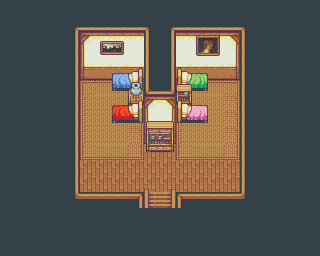

This is a level from a 2D game, rendered from its Tiled map with the project's own tilesets. A one-line summary and the complete map file follow:
An orthogonal 20x16 tile map with 16x16 px tiles, 4 tile layers (Tile_Layer_One, Tile_Layer_Two, Tile_Layer_Three, Tile_Layer_Four) and 20 objects (PLAYER_START, INN_FIRST_FLOOR).

<map version="1.0" orientation="orthogonal" renderorder="right-down" width="20" height="16" tilewidth="16" tileheight="16" nextobjectid="35">
 <tileset firstgid="1" name="inside" tilewidth="16" tileheight="16" tilecount="1680" columns="48">
  <image source="../objects/inside.png" trans="ffffff" width="768" height="560" />
  <terraintypes>
   <terrain name="carpoet1" tile="-1" />
   <terrain name="carpet2" tile="-1" />
   <terrain name="c3" tile="-1" />
  </terraintypes>
  <tile id="385" terrain="0,0,0,0" />
  <tile id="386" terrain=",0,0,0" />
  <tile id="387" terrain="0,,0,0" />
  <tile id="388" terrain=",,0,0" />
  <tile id="389" terrain="0,0,,0" />
  <tile id="390" terrain=",0,,0" />
  <tile id="392" terrain=",,,0" />
  <tile id="393" terrain="0,0,0," />
  <tile id="395" terrain="0,,0," />
  <tile id="396" terrain=",,0," />
  <tile id="397" terrain="0,0,," />
  <tile id="398" terrain=",0,," />
  <tile id="399" terrain="0,,," />
  <tile id="433" terrain="1,1,1,1" />
  <tile id="434" terrain=",1,1,1" />
  <tile id="435" terrain="1,,1,1" />
  <tile id="436" terrain=",,1,1" />
  <tile id="437" terrain="1,1,,1" />
  <tile id="438" terrain=",1,,1" />
  <tile id="440" terrain=",,,1" />
  <tile id="441" terrain="1,1,1," />
  <tile id="443" terrain="1,,1," />
  <tile id="444" terrain=",,1," />
  <tile id="445" terrain="1,1,," />
  <tile id="446" terrain=",1,," />
  <tile id="447" terrain="1,,," />
  <tile id="481" terrain="2,2,2,2" />
  <tile id="482" terrain=",2,2,2" />
  <tile id="483" terrain="2,,2,2" />
  <tile id="484" terrain=",,2,2" />
  <tile id="485" terrain="2,2,,2" />
  <tile id="486" terrain=",2,,2" />
  <tile id="488" terrain=",,,2" />
  <tile id="489" terrain="2,2,2," />
  <tile id="491" terrain="2,,2," />
  <tile id="492" terrain=",,2," />
  <tile id="493" terrain="2,2,," />
  <tile id="494" terrain=",2,," />
  <tile id="495" terrain="2,,," />
 </tileset>
 <layer name="Tile_Layer_One" width="20" height="16">
  <data encoding="csv">
1106,1106,1106,1106,1106,1106,1106,1106,1106,1106,1106,1106,1106,1106,1106,1106,1106,1106,1106,1106,
1106,1106,1106,1106,922,926,926,926,926,918,922,926,926,926,926,918,1106,1106,1106,1106,
1106,1106,1106,1106,924,271,272,272,272,919,924,272,272,272,274,919,1106,1106,1106,1106,
1106,1106,1106,1106,924,319,320,320,320,919,924,320,320,320,322,919,1106,1106,1106,1106,
1106,1106,1106,1106,924,415,416,416,416,919,924,416,416,416,418,919,1106,1106,1106,1106,
1106,1106,1106,1106,924,441,437,437,445,927,928,441,437,437,445,919,1106,1106,1106,1106,
1106,1106,1106,1106,924,439,434,434,444,271,274,439,434,434,444,919,1106,1106,1106,1106,
1106,1106,1106,1106,924,439,434,434,444,319,322,439,434,434,444,919,1106,1106,1106,1106,
1106,1106,1106,1106,924,439,434,434,444,415,418,439,434,434,444,919,1106,1106,1106,1106,
1106,1106,1106,1106,924,447,446,446,448,50,50,447,446,446,448,919,1106,1106,1106,1106,
1106,1106,1106,1106,924,50,50,50,50,50,50,50,50,50,50,919,1106,1106,1106,1106,
1106,1106,1106,1106,924,50,50,50,50,50,50,50,50,50,50,919,1106,1106,1106,1106,
1106,1106,1106,1106,916,1106,1106,1106,1106,50,50,1106,1106,1106,1106,915,1106,1106,1106,1106,
1106,1106,1106,1106,1106,1106,1106,1106,1106,1106,1106,1106,1106,1106,1106,1106,1106,1106,1106,1106,
1106,1106,1106,1106,1106,1106,1106,1106,1106,1106,1106,1106,1106,1106,1106,1106,1106,1106,1106,1106,
1106,1106,1106,1106,1106,1106,1106,1106,1106,1106,1106,1106,1106,1106,1106,1106,1106,1106,1106,1106
</data>
 </layer>
 <layer name="Tile_Layer_Two" width="20" height="16">
  <data encoding="csv">
0,0,0,0,0,0,0,0,0,0,0,0,0,0,0,0,0,0,0,0,
0,0,0,0,0,0,0,0,0,0,0,0,0,0,0,0,0,0,0,0,
0,0,0,0,0,0,1196,1197,0,0,0,0,1052,1053,0,0,0,0,0,0,
0,0,0,0,0,0,1244,1245,0,0,0,0,1100,1101,0,0,0,0,0,0,
0,0,0,0,0,0,0,0,0,0,0,0,0,0,0,0,0,0,0,0,
0,0,0,0,0,0,0,0,0,0,0,0,0,0,0,0,0,0,0,0,
0,0,0,0,0,0,0,0,1180,0,0,1181,0,0,0,0,0,0,0,0,
0,0,0,0,0,0,0,0,0,1234,1235,0,0,0,0,0,0,0,0,0,
0,0,0,0,0,0,0,0,0,1282,1283,0,0,0,0,0,0,0,0,0,
0,0,0,0,0,0,0,0,0,1330,1331,0,0,0,0,0,0,0,0,0,
0,0,0,0,0,0,0,0,0,0,0,0,0,0,0,0,0,0,0,0,
0,0,0,0,0,0,0,0,0,1311,1313,0,0,0,0,0,0,0,0,0,
0,0,0,0,0,917,917,917,925,1359,1361,921,917,917,917,0,0,0,0,0,
0,0,0,0,0,0,0,0,0,0,0,0,0,0,0,0,0,0,0,0,
0,0,0,0,0,0,0,0,0,0,0,0,0,0,0,0,0,0,0,0,
0,0,0,0,0,0,0,0,0,0,0,0,0,0,0,0,0,0,0,0
</data>
 </layer>
 <layer name="Tile_Layer_Three" width="20" height="16">
  <data encoding="csv">
0,0,0,0,0,0,0,0,0,0,0,0,0,0,0,0,0,0,0,0,
0,0,0,0,0,0,0,0,0,0,0,0,0,0,0,0,0,0,0,0,
0,0,0,0,0,0,0,0,0,0,0,0,0,0,0,0,0,0,0,0,
0,0,0,0,0,0,0,0,0,0,0,0,0,0,0,0,0,0,0,0,
0,0,0,0,0,0,0,1342,1343,0,0,1438,1439,0,0,0,0,0,0,0,
0,0,0,0,0,0,0,1390,1391,0,0,1486,1487,0,0,0,0,0,0,0,
0,0,0,0,0,0,0,1340,1341,0,0,1434,1435,0,0,0,0,0,0,0,
0,0,0,0,0,0,0,1388,1389,0,0,1482,1483,0,0,0,0,0,0,0,
0,0,0,0,0,0,0,0,0,0,0,0,0,0,0,0,0,0,0,0,
0,0,0,0,0,0,0,0,0,0,0,0,0,0,0,0,0,0,0,0,
0,0,0,0,0,0,0,0,0,0,0,0,0,0,0,0,0,0,0,0,
0,0,0,0,0,0,0,0,0,0,0,0,0,0,0,0,0,0,0,0,
0,0,0,0,0,0,0,0,0,0,0,0,0,0,0,0,0,0,0,0,
0,0,0,0,0,0,0,0,0,0,0,0,0,0,0,0,0,0,0,0,
0,0,0,0,0,0,0,0,0,0,0,0,0,0,0,0,0,0,0,0,
0,0,0,0,0,0,0,0,0,0,0,0,0,0,0,0,0,0,0,0
</data>
 </layer>
 <layer name="Tile_Layer_Four" width="20" height="16">
  <data encoding="csv">
0,0,0,0,0,0,0,0,0,0,0,0,0,0,0,0,0,0,0,0,
0,0,0,0,0,0,0,0,0,0,0,0,0,0,0,0,0,0,0,0,
0,0,0,0,0,0,0,0,0,0,0,0,0,0,0,0,0,0,0,0,
0,0,0,0,0,0,0,0,0,0,0,0,0,0,0,0,0,0,0,0,
0,0,0,0,0,0,0,0,0,0,0,0,0,0,0,0,0,0,0,0,
0,0,0,0,0,0,0,0,1136,0,0,1133,0,0,0,0,0,0,0,0,
0,0,0,0,0,0,0,0,0,0,0,0,0,0,0,0,0,0,0,0,
0,0,0,0,0,0,0,0,0,0,0,0,0,0,0,0,0,0,0,0,
0,0,0,0,0,0,0,0,0,0,0,0,0,0,0,0,0,0,0,0,
0,0,0,0,0,0,0,0,0,0,0,0,0,0,0,0,0,0,0,0,
0,0,0,0,0,0,0,0,0,0,0,0,0,0,0,0,0,0,0,0,
0,0,0,0,0,0,0,0,0,0,0,0,0,0,0,0,0,0,0,0,
0,0,0,0,0,0,0,0,0,0,0,0,0,0,0,0,0,0,0,0,
0,0,0,0,0,0,0,0,0,0,0,0,0,0,0,0,0,0,0,0,
0,0,0,0,0,0,0,0,0,0,0,0,0,0,0,0,0,0,0,0,
0,0,0,0,0,0,0,0,0,0,0,0,0,0,0,0,0,0,0,0
</data>
 </layer>
 <objectgroup name="MAP_COLLISION_LAYER">
  <object id="1" x="240" y="16" width="16" height="176" />
  <object id="2" x="176" y="16" width="64" height="16" />
  <object id="3" x="160" y="16" width="16" height="80" />
  <object id="4" x="144" y="16" width="16" height="80" />
  <object id="5" x="64" y="16" width="80" height="16" />
  <object id="6" x="64" y="32" width="16" height="160" />
  <object id="7" x="64" y="192" width="80" height="16" />
  <object id="8" x="176" y="192" width="80" height="16" />
  <object id="9" x="144" y="97.5" width="32" height="54.5" />
  <object id="13" x="112" y="80" width="32" rotation="90" />
  <object id="15" x="80" y="64" width="32" height="16" />
  <object id="19" x="176" y="66.5" width="16" height="56" />
  <object id="20" x="192" y="73" width="16" height="16.5" />
  <object id="21" x="192" y="104.5" width="16" height="17" />
  <object id="22" x="208" y="64" width="32" height="16" />
  <object id="23" x="128" y="70" width="16" height="52.5" />
  <object id="24" x="112" y="104.5" width="16" height="17.5" />
  <object id="26" x="112" y="73.5" width="16" height="15" />
 </objectgroup>
 <objectgroup name="MAP_SPAWNS_LAYER">
  <object id="29" name="PLAYER_START" x="150" y="165" width="17.5" height="14.5" />
 </objectgroup>
 <objectgroup name="MAP_PORTAL_LAYER">
  <object id="32" name="INN_FIRST_FLOOR" x="144" y="208" width="32" height="16" />
 </objectgroup>
</map>
